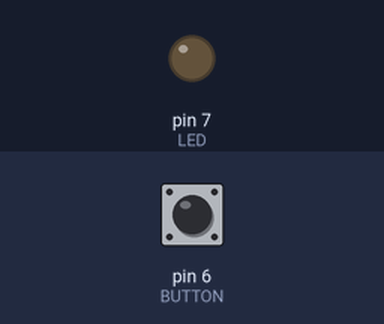
Bench run of a sketch on a simulated Arduino Uno, built with avr-gcc and run on an emulated ATmega328P. Shown: output pins drawn as LEDs (lit = HIGH). The test bench sets the inputs (shaded band); at power-on: pin 6 (BUTTON) LOW.

Above: at 1.2 s.
1.3 s: pin 6 (BUTTON) pulled HIGH for 0.15 s
At 1.37 s:
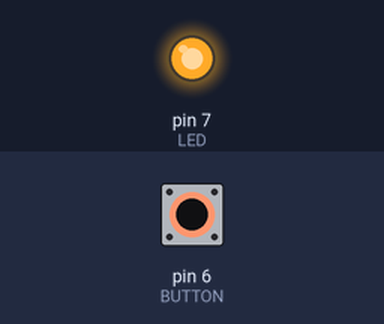
2.9 s: pin 6 (BUTTON) pulled HIGH for 3.2 s
At 7.1 s:
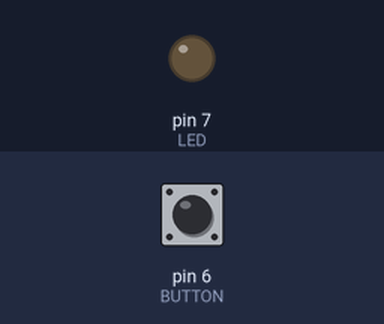
Timing chart, 0 to 8.6 s (numbered marks = the images above; inputs shaded):
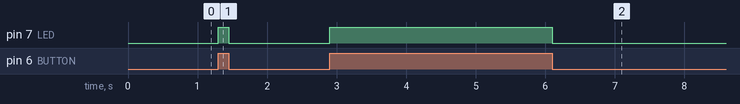

Measured:
- after the input at 1.3 s, pin 7 (LED): LOW → HIGH at once, → LOW 0.15 s later
- after the input at 2.9 s, pin 7 (LED): LOW → HIGH at once, → LOW 3.2 s later

The sketch:

ButonLed.ino
```cpp
// Pull Down buton ile led yakma

#define LED 7
#define BUTTON 6

int buttonValue=0;

void setup() {
  pinMode(LED, OUTPUT);
  pinMode(BUTTON, INPUT);
}

void loop() {
  buttonValue = digitalRead(BUTTON);
  if(buttonValue){
    digitalWrite(LED, HIGH);
  }
  else{
    digitalWrite(LED, LOW);
  }
}
```
